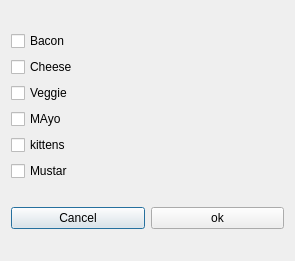
<?xml version="1.0" encoding="UTF-8"?>
<ui version="4.0">
 <class>Dialog</class>
 <widget class="QDialog" name="Dialog">
  <property name="geometry">
   <rect>
    <x>0</x>
    <y>0</y>
    <width>295</width>
    <height>261</height>
   </rect>
  </property>
  <property name="windowTitle">
   <string>Dialog</string>
  </property>
  <layout class="QVBoxLayout" name="verticalLayout_2">
   <item>
    <layout class="QVBoxLayout" name="verticalLayout">
     <item>
      <widget class="QCheckBox" name="checkBox">
       <property name="text">
        <string>Bacon</string>
       </property>
      </widget>
     </item>
     <item>
      <widget class="QCheckBox" name="checkBox_2">
       <property name="text">
        <string>Cheese</string>
       </property>
      </widget>
     </item>
     <item>
      <widget class="QCheckBox" name="checkBox_4">
       <property name="text">
        <string>Veggie</string>
       </property>
      </widget>
     </item>
     <item>
      <widget class="QCheckBox" name="checkBox_3">
       <property name="text">
        <string>MAyo</string>
       </property>
      </widget>
     </item>
     <item>
      <widget class="QCheckBox" name="checkBox_6">
       <property name="text">
        <string>kittens</string>
       </property>
      </widget>
     </item>
     <item>
      <widget class="QCheckBox" name="checkBox_5">
       <property name="text">
        <string>Mustar</string>
       </property>
      </widget>
     </item>
    </layout>
   </item>
   <item>
    <layout class="QHBoxLayout" name="horizontalLayout">
     <item>
      <widget class="QPushButton" name="btnCancel">
       <property name="text">
        <string>Cancel</string>
       </property>
      </widget>
     </item>
     <item>
      <widget class="QPushButton" name="btnOk">
       <property name="text">
        <string>ok</string>
       </property>
      </widget>
     </item>
    </layout>
   </item>
  </layout>
 </widget>
 <resources/>
 <connections>
  <connection>
   <sender>btnCancel</sender>
   <signal>clicked()</signal>
   <receiver>Dialog</receiver>
   <slot>reject()</slot>
   <hints>
    <hint type="sourcelabel">
     <x>26</x>
     <y>218</y>
    </hint>
    <hint type="destinationlabel">
     <x>110</x>
     <y>199</y>
    </hint>
   </hints>
  </connection>
 </connections>
</ui>
